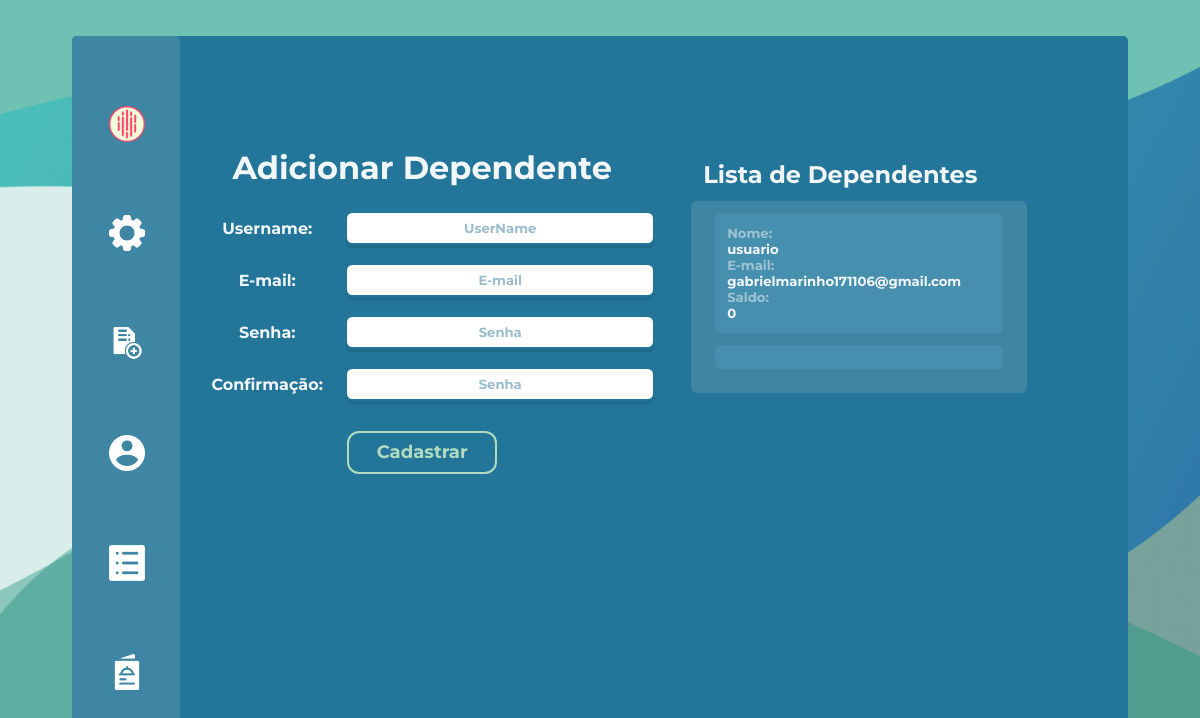
Page /adicionarDependente (signed in) on the committed database.
### projeto/models.py (models this page shows, shortened)
class Dependente(db.Model, UserMixin):
    id = db.Column(db.Integer, primary_key=True, autoincrement=True)
    saldo = db.Column(db.Integer, nullable=False, unique=False, default=0)
    usuario = db.Column(db.String(length=30), nullable=False, unique=True)
    email = db.Column(db.String(length=30), nullable=False, unique=True)
    senha = db.Column(db.String(length=30), nullable=False)
    idResponsavel = db.Column(db.Integer)
    imagemPerfil = db.Column(db.LargeBinary)  # ATRIBUTO PARA IMAGEM
    user_type = 'dependente'
    @property
    def senhacrip(self):
        return self.senhacrip

### projeto/routes.py (the view, shortened to what this page needs)
@app.route('/adicionarDependente', methods=['GET', 'POST'])
@login_required
@user_type_required("responsavel")
def adicionarDependente():
    form = CadastroForm()
    dependentes = Dependente.query.filter_by(idResponsavel=current_user.id).all()
    return render_template("adicionarDependente.html", form=form, dependentes=dependentes)

### projeto/forms.py (shortened to what this page needs)
class CadastroForm(FlaskForm):
    usuario = StringField(label='Username:', validators=[Length(min=2, max=30), DataRequired()])
    email = StringField(label='E-mail:', validators=[DataRequired()])
    senha1 = PasswordField(label='Senha:', validators=[Length(min=4), DataRequired()])
    senha2 = PasswordField(label='Confirmação:', validators=[DataRequired()])
    submit = SubmitField(label='Cadastrar')

### projeto/models.py (called while the page is built)
@login_manager.user_loader
def load_user(user_id):
    user_type = session.get('user_type')
    if user_type == 'responsavel':
        return Responsavel.query.get(int(user_id))
    elif user_type == 'dependente':
        return Dependente.query.get(int(user_id))
    elif user_type == 'funcionario':
        return Funcionario.query.get(int(user_id))
    elif user_type == 'adm':
        return ADM.query.get(int(user_id))
    return None

### projeto/routes.py (called while the page is built)
def user_type_required(*allowed_types):
    def decorator(f):
        @wraps(f)
        def decorated_function(*args, **kwargs):
            if 'user_type' not in session or session['user_type'] not in allowed_types:
                flash("Você não tem permissão para acessar esta página. Faça login com a conta correta.")
                return redirect(url_for('login'))
            return f(*args, **kwargs)
        return decorated_function
    return decorator

### projeto/templates/adicionarDependente.html (shortened to what this page needs)
{% extends 'baseResponsavel.html' %}
    {%block conteudo%}
        <div class="bodyDependente2">
            <div class="bodyaddDependente">
                <div class="containerCadastroDependente">
                    <h1>
                        Adicionar Dependente
                    </h1>
                    <form method="POST" class="formsDependente" style="color: whitesmoke;">
                    <div class="flex">
                        {{form.usuario.label(class="labelLogin")}}
                        {{form.usuario(class="formsLoginBox", placeholder="UserName")}}
                    </div>
                    <div class="flex">
                        {{form.email.label(class="labelLogin")}}
                        {{form.email(class="formsLoginBox", placeholder="E-mail")}}
                    </div>
                    <div class="flex">
                        {{form.senha1.label(class="labelLogin")}}
                        {{form.senha1(class="formsLoginBox", placeholder="Senha")}}
                    </div>
                    <div class="flex">
                        {{form.senha2.label(class="labelLogin")}}
                        {{form.senha2(class="formsLoginBox", placeholder="Senha")}}
                    </div>
                        {{form.submit(class="botãoContainer1")}}
                    </form>
                </div>
                <div class="lista">
                    <h1>Lista de Dependentes</h1>
                    <div class="dadosLista">
                    {% for i in dependentes%}
                    <div>
                        <p>Nome: <p class="saldoText">{{ i.usuario}}</p></p>
                        <p>E-mail: <p class="saldoText">{{ i.email}}</p></p>
                        <p>Saldo: <p class="saldoText">{{ i.saldo}}</p></p>
                    </div>
                    {% endfor%}
                    <div>
                </div>
            </div>
        </div>
    </div>
    {%endblock%}

### projeto/static/style.css (style rules this page uses)
* { padding: 0; margin: 0; font-family: "Montserrat"; font-weight: bold; color: #ffffffef; }
.botãoContainer1 { font-weight: 700; color: #b2dbbf; font-size: 1.5vw; text-align: center; background-color: #237699; padding: 0.7vw; padding-inline: 2.3vw; max-width: fit-content; border-radius: 1vw; border: solid #b2dbbf 0.2vw; margin-block: 1vw; }
.dadosLista p, .dadosListaHist p { color: #ffffff79; font-size: 1.1vw; }
.dadosLista div, .dadosListaHist div { background-color: #5aa1c057; margin-bottom: 1vw; padding: 1vw; border-radius: 0.5vw; }
.dadosLista .saldoText, .dadosListaHist .saldoText { color: #ffffffef; }
body { background-color: rgb(112, 112, 112); height: calc(100vh - var(--margin-principal) * 2) !important; background-image: url(imagens/FotoFundo1.png); background-size: cover; height: 100vh; overflow-y: hidden; }
:root { --margin-principal: 3vw; --margin-principal-inline: 4vw; }
.bodyaddDependente { display: flex; flex-direction: row; width: 100%; justify-content: center; align-items: start; gap:3vw; }
.containerLogin, .containerCadastro, .containerCadastroDependente, .containerAdicionarSaldo { display: flex; flex-direction: column; }
.containerCadastroDependente { width: fit-content; }
.formsDependente { width: fit-content; display: flex; flex-direction: column; gap:1.5vw; align-items: center; }
.formsDependente .flex .labelLogin { width: 23vw; }
.formsDependente .flex { align-items: center; }
.formsLoginBox { width: 110%; border: 0; height: 2.5vw; font-size: 1.1vw; color: #000; border: #237699 solid 0.2vw; box-shadow:rgba(0, 0, 0, 0.1) 0px 0.3vw; border-radius: 0.6vw; }
input { padding: 0px; padding-inline: 8px; }
.formsDependente ::placeholder { text-align: center; color: #9abccc; border: 0; }
form { display: flex; flex-direction: column; }
.flex { display: flex; }
.containerAdicionarSaldo, .containerCadastroDependente { text-align: center; display: flex; justify-content: center; gap:2vw; align-items: center; height: 100%; }
.dadosLista, .dadosListaHist { padding: 1vw; padding-inline: 2vw; background-color: hsl(197, 45%, 44%); border-radius: 0.5vw; justify-content: center; }
.dadosLista, .dadosListaHist { overflow: hidden; max-height: 20vw; width: 24vw; overflow-y: auto; }
.lista h1 { margin: 1vw; font-size: 2vw; }
.lista { width: fit-content; }
.bodyDependente2 { margin-top: 14vh; width: 90%; }

### rows in the picture
Dependente: usuario "usuario", email "gabrielmarinho171106@gmail.com", saldo "0"
